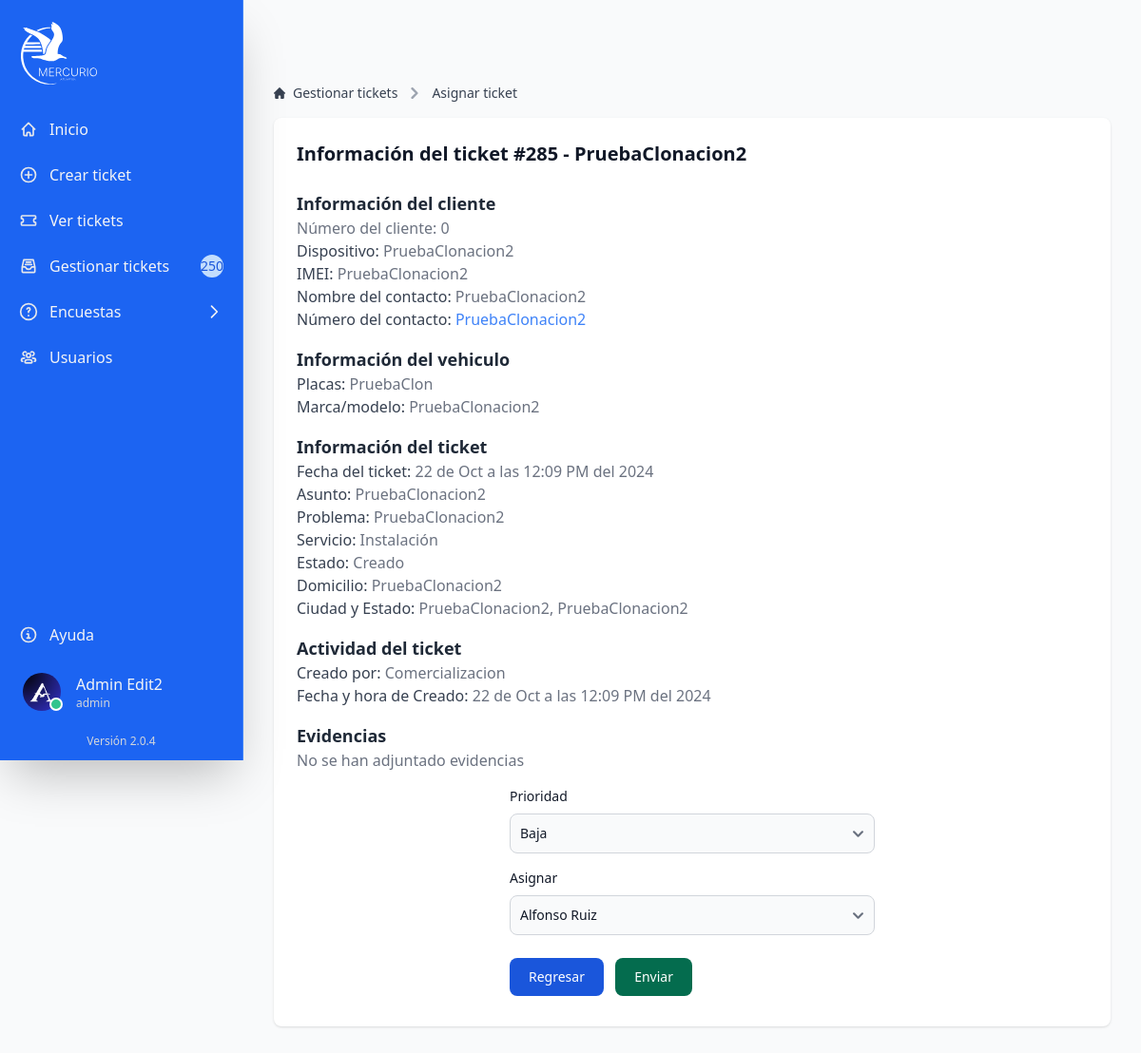
The page /src/web/asignar?id=285 (signed in) on the database its author committed.
### tables this page shows
CREATE TABLE IF NOT EXISTS `tbticket` (
  `idTicket` int NOT NULL AUTO_INCREMENT,
  `fhticket` datetime DEFAULT NULL,
  `nombre` varchar(250) DEFAULT NULL,
  `numTrabajador` int DEFAULT NULL,
  `numCliente` int DEFAULT NULL,
  `dispositivo` varchar(50) DEFAULT NULL,
  `imeiCliente` varchar(50) DEFAULT NULL,
  `fhRevision` datetime DEFAULT NULL,
  `numContacto` varchar(50) DEFAULT NULL,
  `nomContacto` varchar(100) DEFAULT NULL,
  `placasContacto` varchar(10) DEFAULT NULL,
  `marcaContacto` varchar(20) DEFAULT NULL,
  `prioridad` varchar(250) DEFAULT NULL,
  `asunto` varchar(200) DEFAULT NULL,
  `descripcion` mediumtext,
  `estado` varchar(250) DEFAULT NULL,
  `domicilio` varchar(150) DEFAULT NULL,
  `ciudad` varchar(30) DEFAULT NULL,
  `domestado` varchar(30) DEFAULT NULL,
  `codpostal` int DEFAULT NULL,
  `domdescripcion` varchar(250) DEFAULT NULL,
  `servicio` varchar(20) DEFAULT NULL,
  `asignado` varchar(250) DEFAULT NULL,
  `st_estado` tinyint(1) NOT NULL,
  `evidencia` varchar(255) DEFAULT NULL,
  `evidenciaArribo` varchar(250) DEFAULT NULL,
  `evidenciaInicio` varchar(250) DEFAULT NULL,
  `evidenciaRealizacion` varchar(250) DEFAULT NULL,
  `evidenciaFinalizacion` varchar(250) DEFAULT NULL,
  `txt_contestacion` varchar(500) DEFAULT NULL,
  `fhContestacion` datetime DEFAULT NULL,
  `fhAsignado` datetime DEFAULT NULL,
  `fhArribo` datetime DEFAULT NULL,
  `fhInicio` datetime DEFAULT NULL,
  `fhRealizacion` datetime DEFAULT NULL,
  `fhFinalizacion` datetime DEFAULT NULL,
  `fhCongelado` datetime DEFAULT NULL,
  `fhCancelado` datetime DEFAULT NULL,
  `fhProgramada` datetime DEFAULT NULL,
  `fhEliminacion` datetime DEFAULT NULL,
  `motivo_eliminacion` varchar(250) DEFAULT NULL,
  `eliminadopor` varchar(150) DEFAULT NULL,
  `correo` varchar(250) DEFAULT NULL,
  `token` varchar(255) DEFAULT NULL,
  PRIMARY KEY (`idTicket`)
);

### src/web/asignar.php (the view, shortened to what this page needs)
<?php
include '../configuration/conn-session.php';
if (isset($_GET['id'])) {
    $idTicket = $_GET['id'];
    $query = "SELECT * FROM tbticket WHERE idTicket = '$idTicket'";
    $result = mysqli_query($conn, $query);
    if (mysqli_num_rows($result) > 0) {
        $row = mysqli_fetch_array($result);
    } else {
        echo "<script>alert('No se encontró el ticket');</script>";
        echo "<script>window.location.href = 'gestion.php';</script>";
    }
} else {
    echo "<script>alert('No se encontró el ticket');</script>";
    echo "<script>window.location.href = 'gestion.php';</script>";
}
function traducirFecha($fhticket)
{
    $dia = date('d', strtotime($fhticket));
    $mes = date('m', strtotime($fhticket));
    $hora = date('h:i', strtotime($fhticket));
    $am_pm = strtoupper(date('a', strtotime($fhticket)));
    $meses = array(
        '01' => 'Ene',
        '02' => 'Feb',
        '03' => 'Mar',
        '04' => 'Abr',
        '05' => 'May',
        '06' => 'Jun',
        '07' => 'Jul',
        '08' => 'Ago',
        '09' => 'Sep',
        '10' => 'Oct',
        '11' => 'Nov',
        '12' => 'Dic'
    );
    return $dia . ' de ' . $meses[$mes] . ' a las ' . $hora . ' ' . $am_pm . ' del ' . date('Y', strtotime($fhticket));
}
function getStatus($status)
{
    switch ($status) {
        case "1":
            echo 'Creado';
            break;
    }
}
?>
<!DOCTYPE html>
<html lang="es">
<head>
    <link rel="stylesheet" href="../output.css">
    <link rel="stylesheet" href="./loading.css">
</head>
<body class="bg-gray-50 dark:bg-gray-700">
    <?php include '../components/sidebar.php'; ?>
    <div class="p-4 sm:ml-64">
        <div class="p-4 mt-14">
            <div class="grid grid-cols-1 gap-4 mb-4">
                <nav class="flex" aria-label="Breadcrumb">
                    <ol class="inline-flex items-center space-x-1 md:space-x-2 rtl:space-x-reverse">
                        <li class="inline-flex items-center">
                            <a href="gestion"
                                class="inline-flex items-center text-sm font-medium text-gray-700 hover:text-blue-600 dark:text-gray-400 dark:hover:text-white">
                                Gestionar tickets
                            </a>
                        </li>
                        <li>
                            <div class="flex items-center">
                                <svg class="rtl:rotate-180 w-3 h-3 text-gray-400 mx-1" aria-hidden="true"
                                    xmlns="http://www.w3.org/2000/svg" fill="none" viewBox="0 0 6 10">
                                    <path stroke="currentColor" stroke-linecap="round" stroke-linejoin="round"
                                        stroke-width="2" d="m1 9 4-4-4-4" />
                                </svg>
                                <button onclick="reload()"
                                    class="ms-1 text-sm font-medium text-gray-700 hover:text-blue-600 md:ms-2 dark:text-gray-400 dark:hover:text-white">Asignar
                                    ticket</button>
                            </div>
                        </li>
                    </ol>
                </nav>
                <div class="max-w-full w-full bg-white rounded-lg shadow dark:bg-gray-800 p-4 md:p-6">
                    <div class="text-xl mb-6">
                        <strong class="semi-bold text-gray-900 md:text-xl dark:text-gray-100">Información del ticket
                            #<?php echo $row['idTicket'] ?> - <?php echo $row['asunto'] ?></strong>
                    </div>
                    <span class="text-lg font-bold text-gray-800 dark:text-gray-100">Información del cliente</span>
                    <div class="mb-4 text-base text-gray-500 dark:text-gray-300">
                        <p><span class="font-medium text-gray-500 dark:text-gray-200">Número del cliente:
                            </span><?php echo $row['numCliente']; ?></p>
                        <?php if (!empty($row['dispositivo'])) { ?>
                            <p><span class="font-medium text-gray-700 dark:text-gray-200">Dispositivo:
                                </span><?php echo $row['dispositivo']; ?></p>
                        <?php } ?>
                        <?php if (!empty($row['imeiCliente'])) { ?>
                            <p><span class="font-medium text-gray-700 dark:text-gray-200">IMEI:
                                </span><?php echo $row['imeiCliente']; ?></p>
                        <?php } ?>
                        <?php if (!empty($row['nomContacto'])) { ?>
                            <p><span class="font-medium text-gray-700 dark:text-gray-200">Nombre del contacto:
                                </span><?php echo $row['nomContacto'] ?></p>
                        <?php } ?>
                        <?php if (!empty($row['numContacto'])) { ?>
                            <p><span class="font-medium text-gray-700 dark:text-gray-200">Número del contacto:
                                </span>
                                <a href="tel:<?php echo $row['numContacto'] ?>"
                                    class="text-blue-500 hover:underline hover:text-blue-600"><?php echo $row['numContacto'] ?></a>
                            </p>
                        <?php } ?>
                    </div>
                    <?php if (!empty($row['placasContacto']) && !empty($row['marcaContacto'])) { ?>
                        <span class="text-lg font-bold text-gray-800 dark:text-gray-100">Información del vehiculo</span>
                        <div class="mb-4 text-base text-gray-500 dark:text-gray-300">
                            <?php if (!empty($row['placasContacto'])) { ?>
                                <p><span class="font-medium text-gray-700 dark:text-gray-200">Placas:
                                    </span><?php echo $row['placasContacto']; ?>
                                </p>
                            <?php } ?>
                            <?php if (!empty($row['marcaContacto'])) { ?>
                                <p><span class="font-medium text-gray-700 dark:text-gray-200">Marca/modelo:
                                    </span><?php echo $row['marcaContacto']; ?></p>
                            <?php } ?>
                        </div>
                    <?php } ?>
                    <span class="text-lg font-bold text-gray-800 dark:text-gray-100">Información del ticket</span>
                    <div class="mb-4 text-base text-gray-500 dark:text-gray-300">
                        <p><span class="font-medium text-gray-700 dark:text-gray-200">Fecha del ticket:
                            </span><?php echo traducirFecha($row['fhticket']); ?></p>
                        <p><span class="font-medium text-gray-700 dark:text-gray-200">Asunto:
                            </span><?php echo $row['asunto']; ?></p>
                        <?php if (!empty($row['descripcion'])) { ?>
                            <p><span class="font-medium text-gray-700 dark:text-gray-200">Problema:
                                </span><?php echo $row['descripcion']; ?>
                            </p>
                        <?php } ?>
                        <?php if (!empty($row['servicio'])) { ?>
                            <p><span class="font-medium text-gray-700 dark:text-gray-200">Servicio:
                                </span><?php echo $row['servicio']; ?></p>
                        <?php } ?>
                        <?php if (!empty($row['estado'])) { ?>
                            <p><span class="font-medium text-gray-700 dark:text-gray-200">Estado:
                                </span><?php getStatus($row['estado']); ?>
                            </p>
                        <?php } ?>
                        <?php if (!empty($row['domicilio'])) { ?>
                            <p><span class="font-medium text-gray-700 dark:text-gray-200">Domicilio:
                                </span><?php echo (strpos($row['domicilio'], 'http') === 0) ? '<a class="text-blue-500 hover:underline hover:text-blue-600 break-all" href="' . $row['domicilio'] . '" target="_blank">' . $row['domicilio'] . '</a>' : $row['domicilio']; ?>
                            </p>
                        <?php } ?>
                        <?php if (!empty($row['ciudad']) && !empty($row['domestado'])) { ?>
                            <p><span class="font-medium text-gray-700 dark:text-gray-200">Ciudad y Estado:
                                </span><?php echo $row['ciudad']; ?>, <?php echo $row['domestado']; ?></p>
                        <?php } ?>
                    </div>
                    <span class="text-lg font-bold text-gray-800 dark:text-gray-100">Actividad del ticket</span>
                    <div class="mb-4 text-base text-gray-500 dark:text-gray-300">
                        <p><span class="font-medium text-gray-700 dark:text-gray-200">Creado por:
                            </span><?php echo $row['nombre']; ?></p>
                        <p><span class="font-medium text-gray-700 dark:text-gray-200">Fecha y hora de Creado:
                            </span><?php echo traducirFecha($row['fhticket']); ?></p>
                    </div>
                    <span class="text-lg font-bold text-gray-800 dark:text-gray-100">Evidencias</span>
                    <div class="mb-4 text-base text-gray-500 dark:text-gray-300">
                        <?php if (empty($row['evidencia']) && empty($row['evidenciaAbierto']) && empty($row['evidenciaHaciendo']) && empty($row['evidenciaHecho'])): ?>
                            <p class="dark:text-gray-200">No se han adjuntado evidencias</p>
                        <?php endif; ?>
                    </div>
                    <div class="relative">
                        <form action="../procesos/asignar" method="POST" class="max-w-sm mx-auto">
                            <div class="mb-4">
                                <label for="prioridad"
                                    class="block mb-2 text-sm font-medium text-gray-900 dark:text-white">Prioridad</label>
                                <select name="prioridad" id="prioridad-asignar"
                                    class="bg-gray-50 border border-gray-300 text-gray-900 text-sm rounded-lg focus:ring-blue-500 focus:border-blue-500 block w-full p-2.5 dark:bg-gray-700 dark:border-gray-600 dark:placeholder-gray-400 dark:text-white dark:focus:ring-blue-500 dark:focus:border-blue-500">
                                    <option value="1">Baja</option>
                                </select>
                            </div>
                            <div>
                                <label for="asignado"
                                    class="block mb-2 text-sm font-medium text-gray-900 dark:text-white">Asignar</label>
                                <select name="asignado" id="asignado-asignar"
                                    class="bg-gray-50 border border-gray-300 text-gray-900 text-sm rounded-lg focus:ring-blue-500 focus:border-blue-500 block w-full p-2.5 dark:bg-gray-700 dark:border-gray-600 dark:placeholder-gray-400 dark:text-white dark:focus:ring-blue-500 dark:focus:border-blue-500">
                                    <?php
                                    $query = "SELECT userId, nombre, apellido FROM users WHERE tipo = 'tecnico' AND userStatus = 0";
                                    $result = mysqli_query($conn, $query);
                                    if ($result) {
                                        while ($row = mysqli_fetch_assoc($result)) {
                                            ?>
                                            <option value="<?php echo $row['userId']; ?>">
                                                <?php echo $row['nombre'] . ' ' . $row['apellido']; ?>
                                            </option>
                                            <?php
                                        }
                                    }
                                    ?>
                                </select>
                            </div>
                            <div class="mt-6">
                                <button type="button" onclick="returnBack()"
                                    class="text-white bg-blue-700 hover:bg-blue-800 focus:ring-4 focus:ring-blue-300 font-medium rounded-lg text-sm px-5 py-2.5 me-2 mb-2 dark:bg-blue-600 dark:hover:bg-blue-700 focus:outline-none dark:focus:ring-blue-800">Regresar</button>
                                <button type="submit"
                                    class="focus:outline-none text-white bg-green-700 hover:bg-green-800 focus:ring-4 focus:ring-green-300 font-medium rounded-lg text-sm px-5 py-2.5 me-2 mb-2 dark:bg-green-600 dark:hover:bg-green-700 dark:focus:ring-green-800">Enviar</button>
                            </div>
                        </form>
                    </div>
                </div>
            </div>
        </div>
    </div>
</body>
</html>

### src/web/loading.css (style rules this page uses)
body.fade-out { animation: fadeOutBackground 1s forwards; }

### rows shown on the page
tbticket: idTicket "285", asunto "PruebaClonacion2", numCliente "0", dispositivo "PruebaClonacion2", imeiCliente "PruebaClonacion2", nomContacto "PruebaClonacion2", numContacto "PruebaClonacion2", placasContacto "PruebaClon", marcaContacto "PruebaClonacion2", fhticket "22 de Oct a las 12:09 PM del 2024", descripcion "PruebaClonacion2", servicio "Instalación", domicilio "PruebaClonacion2", ciudad "PruebaClonacion2", domestado "PruebaClonacion2", nombre "Comercializacion"

### other values the page prints
$totalTickets "250"
$_SESSION['nombre'] "Admin"
$_SESSION['apellido'] "Edit2"
$_SESSION['tipo'] "admin"
form field asignado "Alfonso Ruiz"
